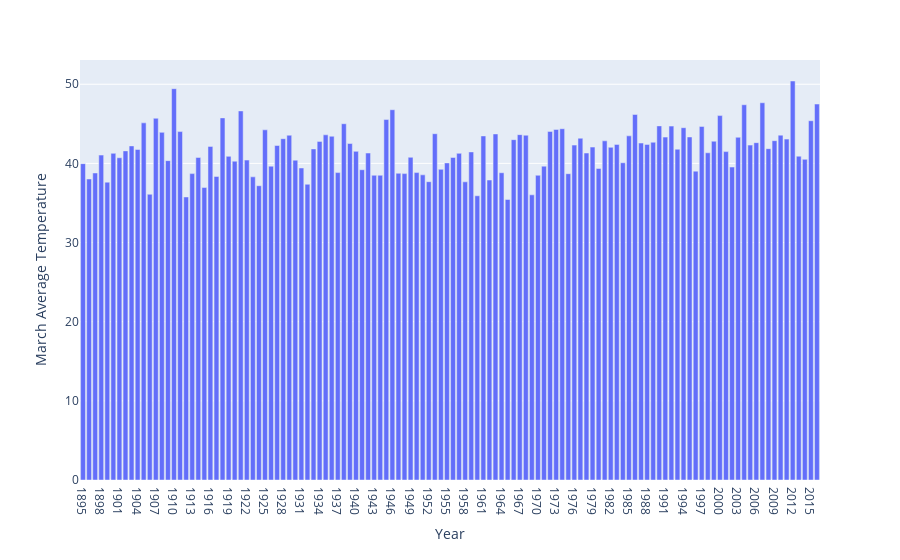

The code cell stored with this chart in its notebook:
### Code cell
px.bar(x = 'Year', y = 'March Average Temperature', data_frame = data)

### Figure 1 — Plotly figure (JSON) as saved in the notebook; plotly's stock layout.template omitted (floating-point values rounded to 4 significant figures)
{"data": [{"alignmentgroup": "True", "hovertemplate": "Year=%{x}<br>March Average Temperature=%{y}<extra></extra>", "legendgroup": "", "marker": {"color": "#636efa", "pattern": {"shape": ""}}, "name": "", "offsetgroup": "", "orientation": "v", "showlegend": false, "textposition": "auto", "type": "bar", "x": ["1895", "1896", "1897", "1898", "1899", "1900", "1901", "1902", "1903", "1904", "1905", "1906", "1907", "1908", "1909", "1910", "1911", "1912", "1913", "1914", "1915", "1916", "1917", "1918", "1919", "1920", "1921", "1922", "1923", "1924", "1925", "1926", "1927", "1928", "1929", "1930", "1931", "1932", "1933", "1934", "1935", "1936", "1937", "1938", "1939", "1940", "1941", "1942", "1943", "1944", "1945", "1946", "1947", "1948", "1949", "1950", "1951", "1952", "1953", "1954", "1955", "1956", "1957", "1958", "1959", "1960", "1961", "1962", "1963", "1964", "1965", "1966", "1967", "1968", "1969", "1970", "1971", "1972", "1973", "1974", "1975", "1976", "1977", "1978", "1979", "1980", "1981", "1982", "1983", "1984", "1985", "1986", "1987", "1988", "1989", "1990", "1991", "1992", "1993", "1994", "1995", "1996", "1997", "1998", "1999", "2000", "2001", "2002", "2003", "2004", "2005", "2006", "2007", "2008", "2009", "2010", "2011", "2012", "2013", "2014", "2015", "2016"], "xaxis": "x", "y": [39.97, 38.03, 38.79, 41.05, 37.63, 41.27, 40.71, 41.58, 42.21, 41.76, 45.12, 36.1, 45.7, 43.92, 40.35, 49.44, 44.02, 35.76, 38.71, 40.75, 36.95, 42.15, 38.35, 45.75, 40.89, 40.28, 46.63, 40.42, 38.3, 37.18, 44.24, 39.65, 42.26, 43.12, 43.56, 40.41, 39.42, 37.36, 41.83, 42.78, 43.61, 43.43, 38.84, 45.01, 42.51, 41.52, 39.2, 41.31, 38.5, 38.5, 45.54, 46.78, 38.75, 38.71, 40.77, 38.84, 38.55, 37.69, 43.75, 39.25, 40.06, 40.75, 41.27, 37.67, 41.45, 35.91, 43.47, 37.9, 43.72, 38.82, 35.44, 43, 43.63, 43.56, 36.03, 38.5, 39.65, 44.04, 44.29, 44.38, 38.7, 42.31, 43.18, 41.31, 42.06, 39.36, 42.85, 42.03, 42.4, 40.08, 43.48, 46.18, 42.57, 42.4, 42.67, 44.74, 43.32, 44.71, 41.79, 44.51, 43.34, 39.02, 44.67, 41.34, 42.8, 46.04, 41.49, 39.54, 43.3, 47.41, 42.31, 42.62, 47.66, 41.86, 42.87, 43.57, 43.07, 50.41, 40.91, 40.51, 45.39, 47.5], "yaxis": "y"}], "layout": {"autosize": true, "barmode": "relative", "legend": {"tracegroupgap": 0}, "margin": {"t": 60}, "xaxis": {"anchor": "y", "autorange": true, "domain": [0, 1], "range": [-0.5, 121.5], "title": {"text": "Year"}, "type": "category"}, "yaxis": {"anchor": "x", "autorange": true, "domain": [0, 1], "range": [0, 53.06], "title": {"text": "March Average Temperature"}, "type": "linear"}}}
